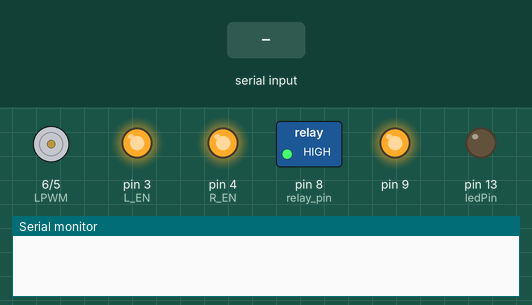
A sketch run on a simulated Arduino Uno, built with avr-gcc and run on an emulated ATmega328P. Parts: motor-driver pin pairs drawn as motors (green arrow = first pin HIGH = forward, orange = second pin HIGH = backward, longer = more drive), switched loads named in the sketch (green lamp = pin HIGH), output pins drawn as LEDs (lit = HIGH), the last lines printed to the serial monitor. The test bench sets the inputs (shaded band).

Above: at 1.2 s.
1.3 s: "a 90 45\n" received over Serial
At 2.2 s:
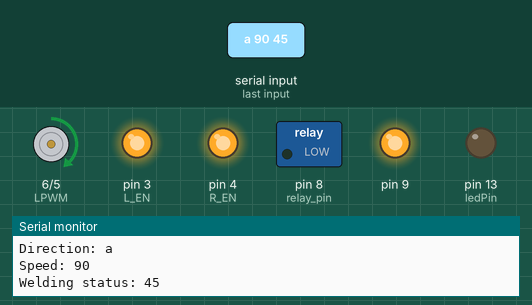
Timing chart, 0 to 4.3 s (numbered marks = the images above; inputs shaded):
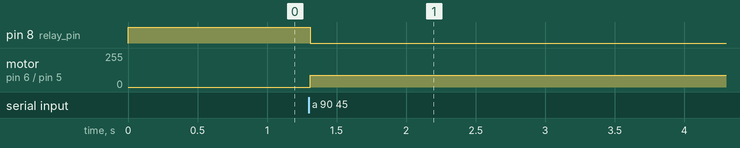

Measured:
- after the input at 1.3 s, pin 8 (relay_pin): HIGH → LOW at once; motor on pin 6 (LPWM) / pin 5 (RPWM): stopped → forward 90/255 at once

The sketch:

MOTOR_DRIVER_V2.ino
```cpp
int RPWM=5;
int LPWM=6;
int L_EN=3;
int R_EN=4;

const int ledPin = 13;
int relay_pin = 8;

int value = 0;         // Default PWM value
String direction_char;
int welding_status = 0;
int ascii_rep = 0;

char dir;
int speed, status;

void setup() {
  pinMode(ledPin, OUTPUT); // Corrected from HIGH to OUTPUT
  pinMode(RPWM, OUTPUT);
  pinMode(LPWM, OUTPUT);
  pinMode(R_EN, OUTPUT);
  pinMode(L_EN, OUTPUT);
  pinMode(relay_pin, OUTPUT);
  pinMode(9, OUTPUT);

  // Enable motors
  digitalWrite(9, HIGH); // relay vcc
  digitalWrite(relay_pin, HIGH); // relay IN2
  // digitalWrite(9, HIGH);
  digitalWrite(R_EN, HIGH);
  digitalWrite(L_EN, HIGH);

  Serial.begin(9600);
}

void loop() {
  if (Serial.available()) {
    String input = Serial.readStringUntil('\n');
    if (sscanf(input.c_str(), "%c %d %d", &dir, &speed, &status) == 3) {
      direction_char = dir;
      value = constrain(speed, 0, 255);
      welding_status = status;

      Serial.print("Direction: ");
      Serial.println(direction_char);
      Serial.print("Speed: ");
      Serial.println(value);
      Serial.print("Welding status: ");
      Serial.println(welding_status);

      ascii_rep = (int)direction_char[0];

      if (ascii_rep == 82) {
        analogWrite(RPWM, value);
        analogWrite(LPWM, 0);
      } else {
        analogWrite(LPWM, value);
        analogWrite(RPWM, 0);
      }

      digitalWrite(relay_pin, welding_status == 0 ? HIGH : LOW);


    }
  }

}
```
